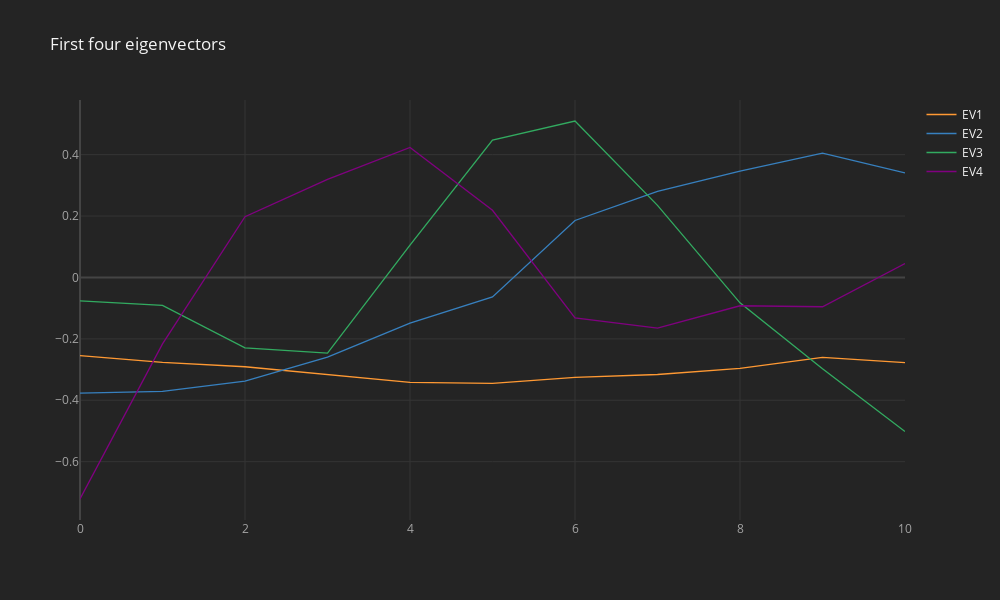

Notebook code for this chart:
### Code cell
# Visualizing the first few eigenvectors

first_4_eigenvectors = pd.DataFrame(eigenvectors[:,0:4],columns=['EV1','EV2','EV3','EV4'])

first_4_eigenvectors.iplot(title="First four eigenvectors")

### Figure 1 — Plotly figure (JSON) as saved in the notebook; plotly's stock layout.template omitted (floating-point values rounded to 4 significant figures)
{"data": [{"line": {"color": "rgba(255, 153, 51, 1.0)", "dash": "solid", "shape": "linear", "width": 1.3}, "mode": "lines", "name": "EV1", "text": "", "type": "scatter", "x": [0, 1, 2, 3, 4, 5, 6, 7, 8, 9, 10], "y": [-0.2548, -0.2764, -0.291, -0.3159, -0.3415, -0.3448, -0.3258, -0.3161, -0.2964, -0.2602, -0.2775]}, {"line": {"color": "rgba(55, 128, 191, 1.0)", "dash": "solid", "shape": "linear", "width": 1.3}, "mode": "lines", "name": "EV2", "text": "", "type": "scatter", "x": [0, 1, 2, 3, 4, 5, 6, 7, 8, 9, 10], "y": [-0.3769, -0.3711, -0.3378, -0.2592, -0.1489, -0.06359, 0.1856, 0.2802, 0.346, 0.4052, 0.3405]}, {"line": {"color": "rgba(50, 171, 96, 1.0)", "dash": "solid", "shape": "linear", "width": 1.3}, "mode": "lines", "name": "EV3", "text": "", "type": "scatter", "x": [0, 1, 2, 3, 4, 5, 6, 7, 8, 9, 10], "y": [-0.07601, -0.09092, -0.2291, -0.2467, 0.1052, 0.447, 0.5095, 0.2346, -0.08263, -0.2975, -0.5017]}, {"line": {"color": "rgba(128, 0, 128, 1.0)", "dash": "solid", "shape": "linear", "width": 1.3}, "mode": "lines", "name": "EV4", "text": "", "type": "scatter", "x": [0, 1, 2, 3, 4, 5, 6, 7, 8, 9, 10], "y": [-0.7216, -0.2165, 0.1979, 0.3191, 0.4234, 0.2188, -0.132, -0.165, -0.09221, -0.09539, 0.04551]}], "layout": {"height": 600, "legend": {"bgcolor": "#242424", "font": {"color": "#F4F4F4"}}, "paper_bgcolor": "#242424", "plot_bgcolor": "#242424", "title": {"font": {"color": "#F4F4F4"}, "text": "First four eigenvectors"}, "width": 1000, "xaxis": {"gridcolor": "#343434", "showgrid": true, "tickfont": {"color": "#A4A4A4"}, "title": {"font": {"color": "#A4A4A4"}, "text": ""}, "zerolinecolor": "#444444"}, "yaxis": {"gridcolor": "#343434", "showgrid": true, "tickfont": {"color": "#A4A4A4"}, "title": {"font": {"color": "#A4A4A4"}, "text": ""}, "zerolinecolor": "#444444"}}}
